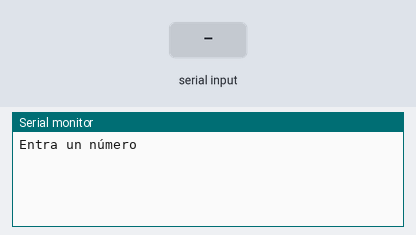
Bench run of a sketch on a simulated Arduino Uno, built with avr-gcc and run on an emulated ATmega328P. Shown: the last lines printed to the serial monitor. The test bench sets the inputs (shaded band).

Above: at 1.2 s.
1.3 s: "90,45\n" received over Serial
At 2.0 s:
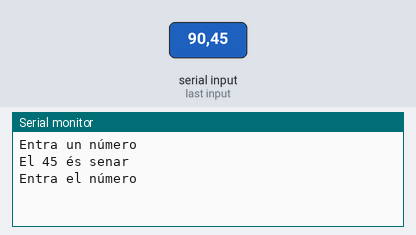
2.8 s: "30,150\n" received over Serial
At 3.3 s:
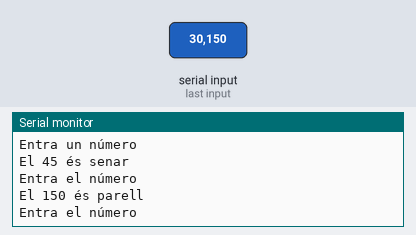

The sketch:

prog04.ino
```cpp
//********** Variables ********************************************************
int num;             // variables for the R's
int residu;   // variables for the results
//********** Setup ************************************************************
void setup() {
  Serial.begin(9600);        // initialize serial
  Serial.println("Entra un número");
}
//********** Loop *************************************************************
void loop() {
  while (Serial.available() > 0) {  // if there's any serial available, read it
    num = Serial.parseInt();// look for valid int the incoming serial stream


    if (Serial.read() == '\n') { //look for newline. Is the end of your sentence
    residu = num%2;
    {
      if (residu==1)
      {
      Serial.print("El ");
      Serial.print(num);
      Serial.println(" és senar");
      }
      else
      {
      Serial.print("El ");
      Serial.print(num);
      Serial.println(" és parell");
      }
    }
    Serial.println("Entra el número");
  }
}
}
```

Measured:
- after the input at 1.3 s, the serial monitor: prints a new line at once (image 1)
- after the input at 2.8 s, the serial monitor: prints a new line at once (image 2)
